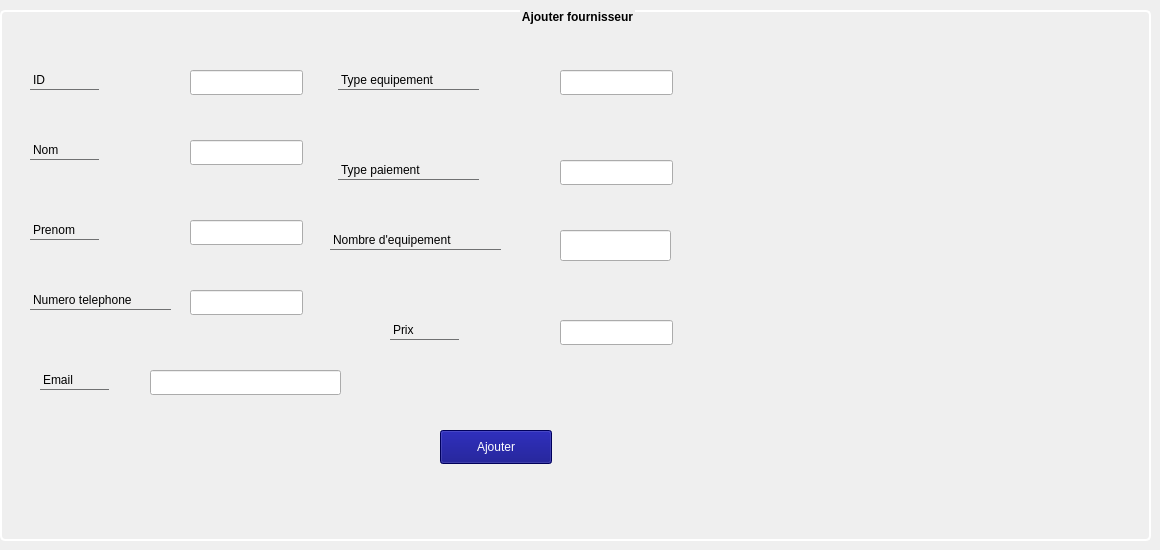
    <widget class="QWidget" name="tab_2">
     <attribute name="title">
      <string>Nouvel fournisseur</string>
     </attribute>
     <widget class="QGroupBox" name="groupBox">
      <property name="geometry">
       <rect>
        <x>0</x>
        <y>10</y>
        <width>1151</width>
        <height>531</height>
       </rect>
      </property>
      <property name="styleSheet">
       <string notr="true">/*color: rgb(0, 0, 127);*/

QGroupBox {
	
   font: 10pt &quot;MS Shell Dlg 2&quot;;
font: bold;
text-align:center;
    border: 2px solid white;
    border-radius: 5px;
    margin-top: 1ex;
}

QGroupBox::title {
 
    subcontrol-position: top center; /* position at the top center */
  
}
</string>
      </property>
      <property name="title">
       <string>Ajouter fournisseur</string>
      </property>
      <widget class="QLabel" name="label">
       <property name="geometry">
        <rect>
         <x>30</x>
         <y>60</y>
         <width>69</width>
         <height>20</height>
        </rect>
       </property>
       <property name="styleSheet">
        <string notr="true">border:none;
border-bottom:1px solid #707172;
background: transparent;</string>
       </property>
       <property name="text">
        <string>ID</string>
       </property>
      </widget>
      <widget class="QLabel" name="label_2">
       <property name="geometry">
        <rect>
         <x>30</x>
         <y>130</y>
         <width>69</width>
         <height>20</height>
        </rect>
       </property>
       <property name="styleSheet">
        <string notr="true">border:none;
border-bottom:1px solid #707172;
background: transparent;</string>
       </property>
       <property name="text">
        <string>Nom</string>
       </property>
      </widget>
      <widget class="QLabel" name="label_3">
       <property name="geometry">
        <rect>
         <x>30</x>
         <y>210</y>
         <width>69</width>
         <height>20</height>
        </rect>
       </property>
       <property name="styleSheet">
        <string notr="true">border:none;
border-bottom:1px solid #707172;
background: transparent;</string>
       </property>
       <property name="text">
        <string>Prenom</string>
       </property>
      </widget>
      <widget class="QLabel" name="label_4">
       <property name="geometry">
        <rect>
         <x>30</x>
         <y>280</y>
         <width>141</width>
         <height>20</height>
        </rect>
       </property>
       <property name="styleSheet">
        <string notr="true">border:none;
border-bottom:1px solid #707172;
background: transparent;</string>
       </property>
       <property name="text">
        <string>Numero telephone</string>
       </property>
      </widget>
      <widget class="QLabel" name="label_5">
       <property name="geometry">
        <rect>
         <x>40</x>
         <y>360</y>
         <width>69</width>
         <height>20</height>
        </rect>
       </property>
       <property name="styleSheet">
        <string notr="true">border:none;
border-bottom:1px solid #707172;
background: transparent;</string>
       </property>
       <property name="text">
        <string>Email</string>
       </property>
      </widget>
      <widget class="QLabel" name="label_6">
       <property name="geometry">
        <rect>
         <x>338</x>
         <y>60</y>
         <width>141</width>
         <height>20</height>
        </rect>
       </property>
       <property name="styleSheet">
        <string notr="true">border:none;
border-bottom:1px solid #707172;
background: transparent;</string>
       </property>
       <property name="text">
        <string>Type equipement</string>
       </property>
      </widget>
      <widget class="QLabel" name="label_7">
       <property name="geometry">
        <rect>
         <x>338</x>
         <y>150</y>
         <width>141</width>
         <height>20</height>
        </rect>
       </property>
       <property name="styleSheet">
        <string notr="true">border:none;
border-bottom:1px solid #707172;
background: transparent;</string>
       </property>
       <property name="text">
        <string>Type paiement</string>
       </property>
      </widget>
      <widget class="QLabel" name="label_8">
       <property name="geometry">
        <rect>
         <x>330</x>
         <y>220</y>
         <width>171</width>
         <height>20</height>
        </rect>
       </property>
       <property name="styleSheet">
        <string notr="true">border:none;
border-bottom:1px solid #707172;
background: transparent;</string>
       </property>
       <property name="text">
        <string>Nombre d'equipement</string>
       </property>
      </widget>
      <widget class="QLineEdit" name="line_id">
       <property name="geometry">
        <rect>
         <x>190</x>
         <y>60</y>
         <width>113</width>
         <height>25</height>
        </rect>
       </property>
      </widget>
      <widget class="QLineEdit" name="line_nom">
       <property name="geometry">
        <rect>
         <x>190</x>
         <y>130</y>
         <width>113</width>
         <height>25</height>
        </rect>
       </property>
      </widget>
      <widget class="QLineEdit" name="line_prenom">
       <property name="geometry">
        <rect>
         <x>190</x>
         <y>210</y>
         <width>113</width>
         <height>25</height>
        </rect>
       </property>
      </widget>
      <widget class="QLineEdit" name="line_tel">
       <property name="geometry">
        <rect>
         <x>190</x>
         <y>280</y>
         <width>113</width>
         <height>25</height>
        </rect>
       </property>
      </widget>
      <widget class="QLineEdit" name="line_email">
       <property name="geometry">
        <rect>
         <x>150</x>
         <y>360</y>
         <width>191</width>
         <height>25</height>
        </rect>
       </property>
      </widget>
      <widget class="QLineEdit" name="line_equip">
       <property name="geometry">
        <rect>
         <x>560</x>
         <y>60</y>
         <width>113</width>
         <height>25</height>
        </rect>
       </property>
      </widget>
      <widget class="QLineEdit" name="line_paiem">
       <property name="geometry">
        <rect>
         <x>560</x>
         <y>150</y>
         <width>113</width>
         <height>25</height>
        </rect>
       </property>
      </widget>
      <widget class="QLineEdit" name="line_nbre_ajout">
       <property name="geometry">
        <rect>
         <x>560</x>
         <y>220</y>
         <width>111</width>
         <height>31</height>
        </rect>
       </property>
      </widget>
      <widget class="QPushButton" name="ajout">
       <property name="geometry">
        <rect>
         <x>440</x>
         <y>420</y>
         <width>112</width>
         <height>34</height>
        </rect>
       </property>
       <property name="styleSheet">
        <string notr="true">color: rgb(255, 255, 255);
background-color: rgb(0, 0, 127);</string>
       </property>
       <property name="text">
        <string>Ajouter</string>
       </property>
      </widget>
      <widget class="QLabel" name="photo_label">
       <property name="geometry">
        <rect>
         <x>900</x>
         <y>80</y>
         <width>201</width>
         <height>151</height>
        </rect>
       </property>
       <property name="text">
        <string/>
       </property>
      </widget>
      <widget class="QLabel" name="label_10">
       <property name="geometry">
        <rect>
         <x>390</x>
         <y>310</y>
         <width>69</width>
         <height>20</height>
        </rect>
       </property>
       <property name="styleSheet">
        <string notr="true">border:none;
border-bottom:1px solid #707172;
background: transparent;</string>
       </property>
       <property name="text">
        <string>Prix</string>
       </property>
      </widget>
      <widget class="QLineEdit" name="prix_line_ajout">
       <property name="geometry">
        <rect>
         <x>560</x>
         <y>310</y>
         <width>113</width>
         <height>25</height>
        </rect>
       </property>
      </widget>
      <widget class="QLabel" name="label_b1">
       <property name="geometry">
        <rect>
         <x>10</x>
         <y>50</y>
         <width>1181</width>
         <height>471</height>
        </rect>
       </property>
       <property name="text">
        <string/>
       </property>
      </widget>
      <widget class="QLabel" name="label_ajout">
       <property name="geometry">
        <rect>
         <x>20</x>
         <y>40</y>
         <width>1071</width>
         <height>491</height>
        </rect>
       </property>
       <property name="text">
        <string/>
       </property>
      </widget>
      <zorder>label_ajout</zorder>
      <zorder>label_b1</zorder>
      <zorder>label</zorder>
      <zorder>label_2</zorder>
      <zorder>label_3</zorder>
      <zorder>label_4</zorder>
      <zorder>label_5</zorder>
      <zorder>label_6</zorder>
      <zorder>label_7</zorder>
      <zorder>label_8</zorder>
      <zorder>line_id</zorder>
      <zorder>line_nom</zorder>
      <zorder>line_prenom</zorder>
      <zorder>line_tel</zorder>
      <zorder>line_email</zorder>
      <zorder>line_equip</zorder>
      <zorder>line_paiem</zorder>
      <zorder>line_nbre_ajout</zorder>
      <zorder>ajout</zorder>
      <zorder>photo_label</zorder>
      <zorder>label_10</zorder>
      <zorder>prix_line_ajout</zorder>
     </widget>
    </widget>
